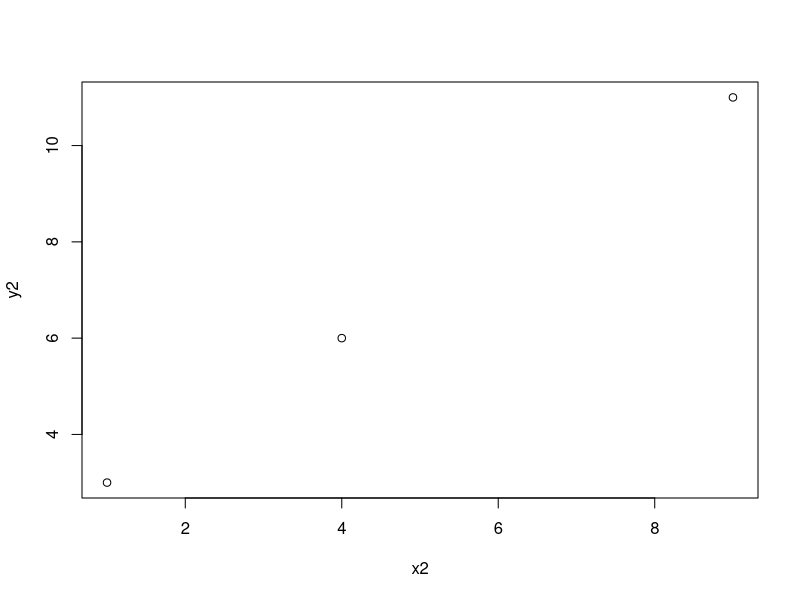
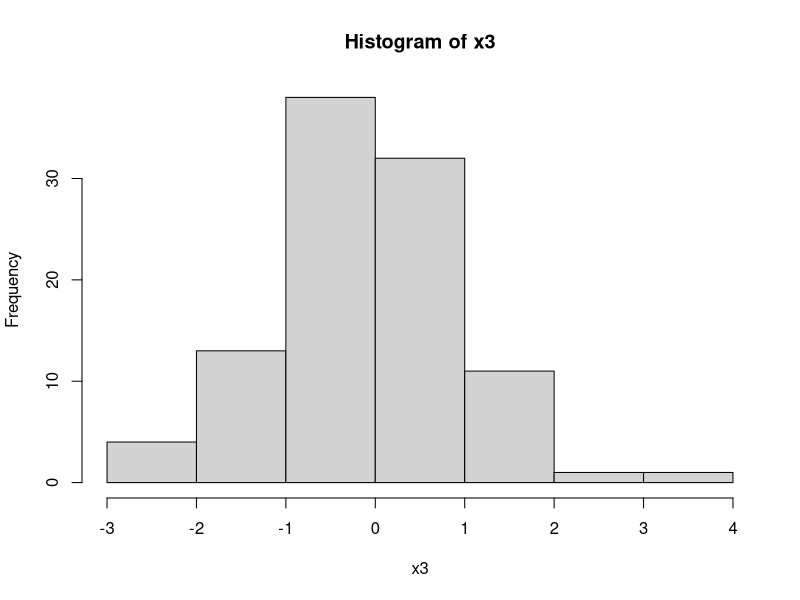

Here is the R script that generated these plots, in order: (Note: this script raises an error after producing the figures.)
# lec1_3.r 
# Basic operations
  
  x2<-c(1,4,9)
  sqrt(x2)
  min(x2)
  max(x2)
  mean(x2)
  
  y2=2+x2
  
  plot(x2, y2)
  
  # functions
  
  log10(10)
  log(10)
  exp(10)
  
  sin(pi/2)
  
  # list : 현재까지 생서된 데이터의 list up
  ls() 
  
  # remove object
  rm(x1)
  
  # change to lower or upper case for variable (name)
  
  c1 <- "MiXeD cAsE 123"
  tolower(c1)
  toupper(c1)
  
  # generating data from distributions
  # 100 values from normal distribution with mean=0, sd=1
  # x <- rnorm(n,mean, std)
  
  x3<-rnorm(100) #n= 100, M=0, sd=1
  head(x3)
  mean(x3)
  sd(x3)
  min(x3)
  max(x3)
  
  hist(x3)
  hist(x4)
  
  # 10000 values from normal distribution with mean=0, sd=1
  x4<-rnorm(10000)
  mean(x4)
  sd(x4)
  
  hist(x4)
  
 
  
# install package 
  
install.packages("ggplot2")
library(ggplot2) #사용할 때 마다 필요
help(ggplot2)
    
# install scatterplot3d
    
install.packages("scatterplot3d") #3d 산점도
library(scatterplot3d)
help(scatterplot3d)
    
# example program using scatterplot3d
z <- seq(-10, 10, 0.01)
x <- cos(z)  
y <- sin(z)
scatterplot3d(x, y, z, highlight.3d=TRUE, col.axis="blue",
                  col.grid="lightblue", main="scatterplot3d - 1", pch=20)
  
help(scatterplot3d)
  
    
# to find out the package in google 
# example 1 : support vector machine
    
# step1 : install package
install.packages('e1071')
library(e1071)
    
# step2 
help.search("support vector")
help.search("linear")
  
# update R verion
# update.packages(checkBuilt=TRUE, ask=FALSE) 
  
## example 2
temp <- seq(-pi, 0, length = 50)
x <- c(rep(1, 50) %*% t(cos(temp)))
y <- c(cos(temp) %*% t(sin(temp)))
z <- c(sin(temp) %*% t(sin(temp)))
scatterplot3d(x, y, z, highlight.3d=TRUE,
              col.axis="blue", col.grid="lightblue",
              main="scatterplot3d - 2", pch=20)

x5 <- rnorm(100000)
mean(x5)
